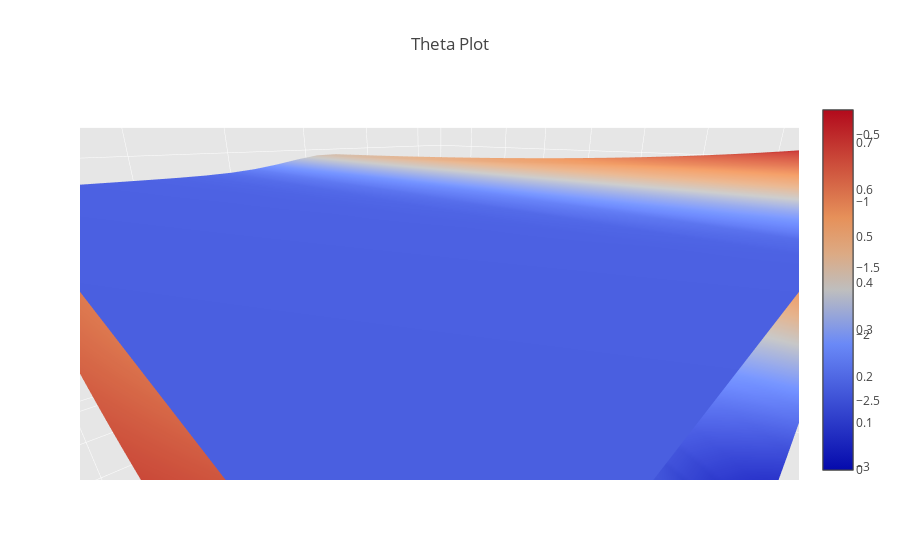

Notebook code for this chart:
### Code cell
fig = surface_plot(adj_dfs,priceGrid,dteGrid,vol_change, 'Theta')

iplot(fig)

### Figure 1 — Plotly figure (JSON) as saved in the notebook; plotly's stock layout.template omitted (floating-point values rounded to 4 significant figures; data arrays with more than 128 entries replaced by an {"elided": "..."} marker saying what was removed)
{"data": [{"name": "Vol Change of -30%", "type": "surface", "x": {"elided": "41x20 float values"}, "y": {"elided": "41x20 int values"}, "z": {"elided": "41x20 float values"}}, {"name": "Vol Change of 30%", "type": "surface", "x": {"elided": "41x20 float values"}, "y": {"elided": "41x20 int values"}, "z": {"elided": "41x20 float values"}}], "layout": {"autosize": true, "scene": {"aspectmode": "manual", "aspectratio": {"x": 2, "y": 2, "z": 1}, "camera": {"center": {"x": 0, "y": 0, "z": 0}, "eye": {"x": 1, "y": 1, "z": 0.5}, "up": {"x": 0, "y": 0, "z": 1}}, "xaxis": {"backgroundcolor": "rgb(230, 230,230)", "gridcolor": "rgb(255, 255, 255)", "showbackground": true, "title": "Underlying Price", "zerolinecolor": "rgb(255, 255, 255)"}, "yaxis": {"backgroundcolor": "rgb(230, 230,230)", "gridcolor": "rgb(255, 255, 255)", "showbackground": true, "title": "DTE Change", "zerolinecolor": "rgb(255, 255, 255)"}, "zaxis": {"backgroundcolor": "rgb(230, 230,230)", "gridcolor": "rgb(255, 255, 255)", "showbackground": true, "title": "Theta", "zerolinecolor": "rgb(255, 255, 255)"}}, "showlegend": false, "title": "Theta Plot"}}
